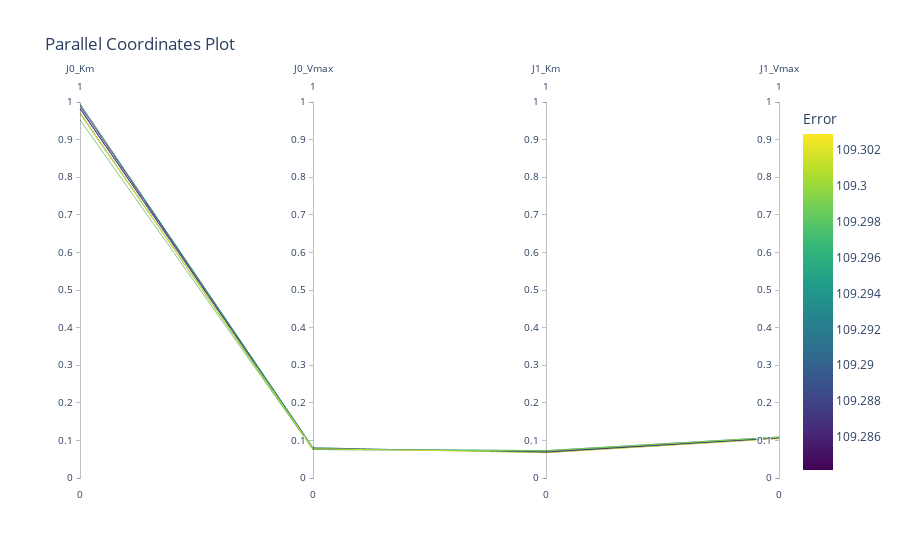

Notebook code for this chart:
### Code cell
import plotly.express as px
import plotly.graph_objects as go


def construct_dimensions(df):
    dimensions = []
    for feature_name in df.columns:
        if feature_name != 'error':
            dimensions.append(
                dict(range=[0, 1], label=feature_name, values=df[feature_name]))
    return dimensions

# normalized_df = px.data.tips()
# dimen = construct_dimensions(normalized_df)
# fig = go.Figure(data=go.Parcoords(dimensions=dimen))


fig = go.Figure(data=go.Parcoords(line=dict(
    color=normalized_df['error'], colorscale=px.colors.sequential.Viridis, showscale=True, colorbar=dict(title='Error')), 
    dimensions=construct_dimensions(normalized_df)),
    layout=go.Layout(title='Parallel Coordinates Plot'))


# fig = px.parallel_coordinates(
#     normalized_df, dimensions=params_name, color='error', color_continuous_scale='Viridis')
fig.show()

### Figure 1 — Plotly figure (JSON) as saved in the notebook; plotly's stock layout.template omitted (floating-point values rounded to 4 significant figures)
{"data": [{"dimensions": [{"label": "J0_Km", "range": [0, 1], "values": [0.9897, 0.9815, 0.9713, 0.9946, 0.9682, 0.9944, 0.9526, 0.9951, 0.9837, 0.9703]}, {"label": "J0_Vmax", "range": [0, 1], "values": [0.07947, 0.07808, 0.07649, 0.07745, 0.07564, 0.07844, 0.07521, 0.08105, 0.07837, 0.0788]}, {"label": "J1_Km", "range": [0, 1], "values": [0.06855, 0.07028, 0.07155, 0.07348, 0.07276, 0.07134, 0.07106, 0.06732, 0.07003, 0.06671]}, {"label": "J1_Vmax", "range": [0, 1], "values": [0.1057, 0.1071, 0.1081, 0.1096, 0.109, 0.1079, 0.1077, 0.1048, 0.1069, 0.1043]}], "line": {"color": [109.3, 109.3, 109.3, 109.3, 109.3, 109.3, 109.3, 109.3, 109.3, 109.3], "colorbar": {"title": {"text": "Error"}}, "colorscale": [[0, "#440154"], [0.1111, "#482878"], [0.2222, "#3e4989"], [0.3333, "#31688e"], [0.4444, "#26828e"], [0.5556, "#1f9e89"], [0.6667, "#35b779"], [0.7778, "#6ece58"], [0.8889, "#b5de2b"], [1, "#fde725"]], "showscale": true}, "type": "parcoords"}], "layout": {"title": {"text": "Parallel Coordinates Plot"}}}
